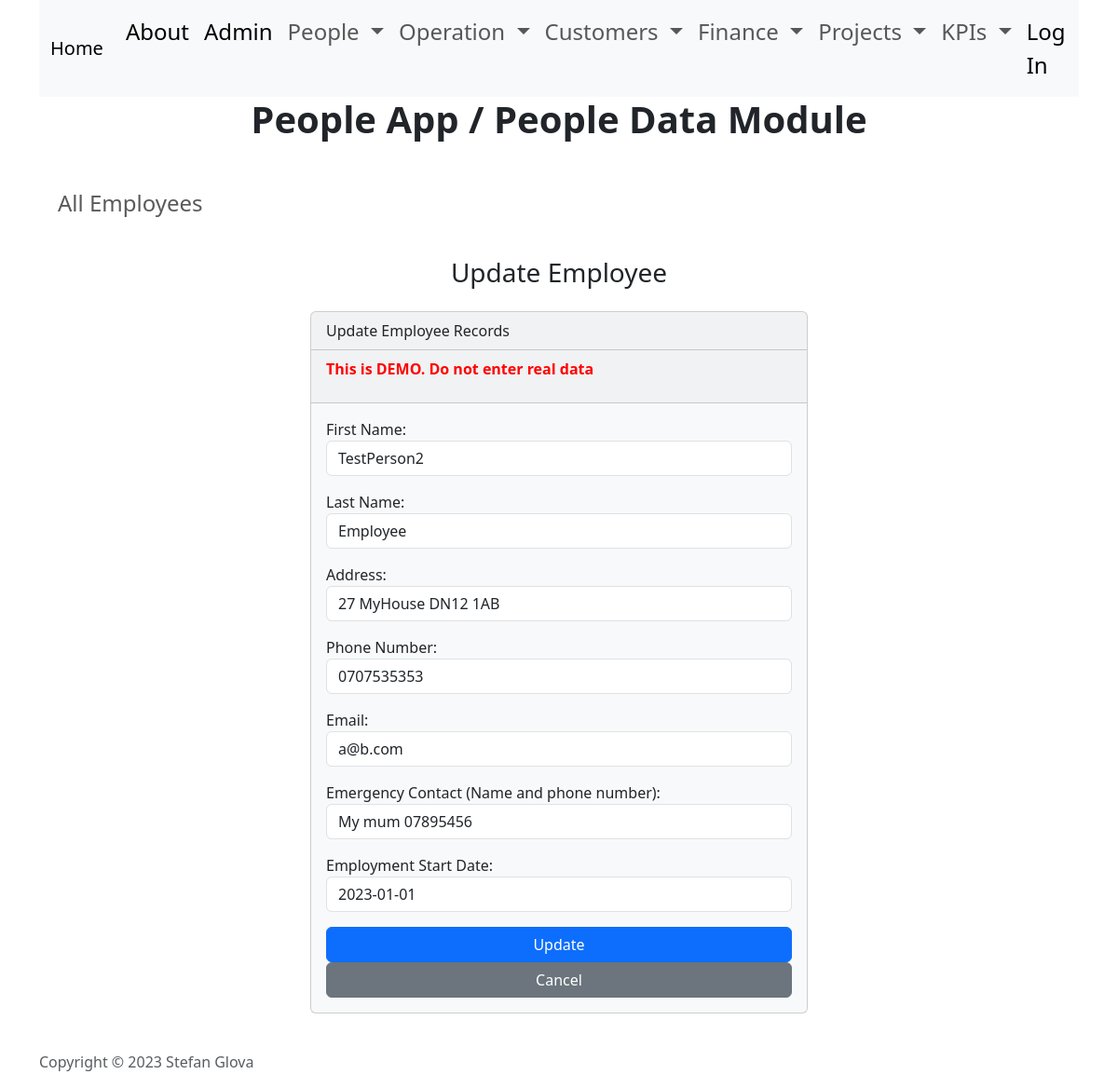
/applications/people/edit/5, run on the app's committed database.
### applications/people/people_data/models.py (models this page shows, shortened)
class Employee(models.Model):
    id = models.AutoField(primary_key=True)
    first_name = models.CharField(max_length=50)
    last_name = models.CharField(max_length=50)
    address = models.CharField(max_length=250)
    phone = models.CharField(max_length=20, unique=True)
    email = models.EmailField(max_length=100, unique=True)
    emergency_contact = models.CharField(max_length=250)
    employment_start_date = models.DateField()
    employment_end_date = models.DateField(null=True)

### applications/people/people_data/views.py (the view)
# urls.py: path('edit/<int:id>', views.edit, name='edit'),
def edit(request, id):
    employee = Employee.objects.get(pk=id)
    if request.method == 'POST':
        form = EmployeeForm(request.POST, instance=employee)
        if form.is_valid():
            form.save()
            return render(request, 'people_data/edit.html', {
                'form': form,
                'success': True,
                'employee': employee
            })
    else:
        form = EmployeeForm(instance=employee)
    return render(request, 'people_data/edit.html', {
        'form': form,
        'employee': employee
    })

### applications/people/people_data/templates/people_data/edit.html (shortened to what this page needs)
{% extends "people_data/base.html" %} {% load static %} {% block body %}
<h3 class="text-center m-4">Update Employee</h3>
{% if success %}
    <div class="alert alert-success"  role="alert">
        The employee updated successfully.
        <a href="{% url 'people_data_home' %}" class="alert-link">Go to Home Page.</a>
    </div>
{% else %}
    <div class="row justify-content-center">
        <div class="col-6">
            <div class="card bg-light mb-3">
                <div class="card-header">
                    Update Employee Records
                </div>
                <div class="card-header">
                    <p class="warning">This is DEMO. Do not enter real data</p>
                </div>
                <div class="card-body">
                    <form action="{% url 'edit' employee.id %}" method="POST">
                        {{ form.as_p }}
                        <button type="submit" class="btn btn-primary">Update</button>
                        <a href="{% url 'people_data_home' %}" class="btn btn-secondary">Cancel</a>
                    </form>
                </div>
            </div>
        </div>
    </div>
{% endif %}
{% endblock body %}

### home_app/static/home_app/home_app.css (style rules this page uses)
.btn { width: 100%; }
.row { margin-top: 1%; }
.warning { color: red; font-weight: bold; }

### data on the page
Employee: first_name "TestPerson2", last_name "Employee", address "27 MyHouse DN12 1AB", phone "0707535353", email "a@b.com", emergency_contact "My mum 07895456", employment_start_date "2023-01-01"
